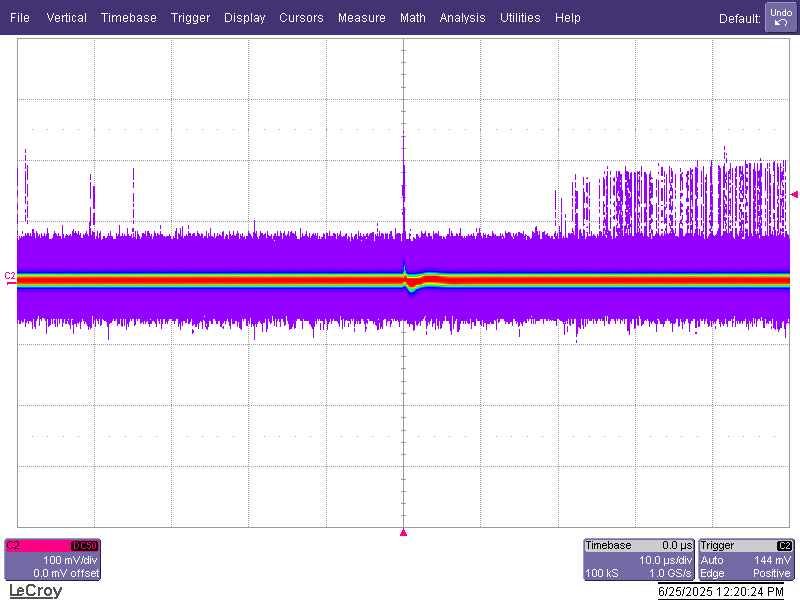
#> input picture mir_paper/data/reset_dynamics/scope_trace.tif, 800 x 600 px
$ jupyter execute --allow-errors scope_trace.ipynb
#> lines starting #> are read from the running program, lines starting #| are printed output that depends on the picture
[cell 1]
import pandas as pd
import matplotlib.pyplot as plt
import io
import numpy as np
import re
from dataclasses import dataclass
from typing import Optional, Tuple
from numpy.typing import NDArray
from matplotlib.figure import Figure
from matplotlib.axes import Axes
from snsphd.viz import phd_style
from snsphd.layout import bisect

#> (the rest of this cell did not finish here and is left out)

[cell 2]
@dataclass
class ScopeTraceData:
    """Data structure for scope trace information"""
    filename: str
    time_data: NDArray[np.float64]
    amplitude_data: NDArray[np.float64]
    crop_left: Optional[float] = None
    crop_right: Optional[float] = None

    # [23 lines left out: function get_cropped_data, not called in this run]

def load_scope_trace(filepath: str,
                    crop_left: Optional[float] = None,
                    crop_right: Optional[float] = None) -> ScopeTraceData:
    """
    Load scope trace data from LeCroy oscilloscope format file.

    Args:
        filepath: Path to the scope trace file
        crop_left: Optional duration to crop from the start of the time array (in seconds)
        crop_right: Optional duration to crop from the end of the time array (in seconds)

    Returns:
        ScopeTraceData object containing parsed data
    """
    with open(filepath, 'r') as f:
        lines = f.readlines()

    # Find data start (after "Time,Ampl" header)
    data_start_idx = None
    for i, line in enumerate(lines):
        if line.strip() == "Time,Ampl":
            data_start_idx = i + 1
            break

    if data_start_idx is None:
        raise ValueError("Could not find data section in file")

    # Parse time and amplitude data
    time_data = []
    amplitude_data = []

    for line in lines[data_start_idx:]:
        line = line.strip()
        if line and ',' in line:
            parts = line.split(',')
            if len(parts) >= 2:
                try:
                    # Ignore any trailing metadata columns after Time,Ampl.
                    time_val = float(parts[0])
                    amp_val = float(parts[1])
                    time_data.append(time_val)
                    amplitude_data.append(amp_val)
                except ValueError:
                    # Skip lines that can't be parsed as numbers
                    continue

    return ScopeTraceData(
        filename=filepath.split('/')[-1],
        time_data=np.array(time_data),
        amplitude_data=np.array(amplitude_data),
        crop_left=crop_left,
        crop_right=crop_right
    )

# [61 lines left out: function plot_scope_trace, not called in this run]

def display_scope_trace(filepath: str,
                       crop_left: Optional[float] = None,
                       crop_right: Optional[float] = None,
                       time_window: Optional[Tuple[float, float]] = None,
                       figsize: Tuple[int, int] = (12, 6),
                       ax: Optional[Axes] = None,
                       show_plot: bool = True,
                       use_cropped_data: bool = True) -> ScopeTraceData:
    """
    Convenience function to load and display scope trace data.

    Args:
        filepath: Path to the scope trace file
        crop_left: Optional duration to crop from the start of the time array (in seconds)
        crop_right: Optional duration to crop from the end of the time array (in seconds)
        time_window: Optional tuple of (start_time, end_time) for zooming
        figsize: Figure size as (width, height)
        ax: Optional axes to plot on. If None, creates new figure and axes.
        show_plot: Whether to call plt.show(). Set to False when plotting on existing axes.
        use_cropped_data: Whether to use the cropped data for plotting

    Returns:
        ScopeTraceData object with loaded data
    """
    # Load the data
    trace_data = load_scope_trace(filepath, crop_left, crop_right)

    # Get data for statistics (use full data for stats)
    time_data = trace_data.time_data
    amplitude_data = trace_data.amplitude_data

    # Display statistics
    print(f"Loaded scope trace: {trace_data.filename}")
    print(f"Data points: {len(time_data)}")
    print(f"Time range: {time_data.min():.2e} to {time_data.max():.2e} seconds")
    print(f"Amplitude range: {amplitude_data.min():.6f} to {amplitude_data.max():.6f} V")
    print(f"Amplitude RMS: {np.sqrt(np.mean(amplitude_data**2)):.6f} V")

    # Show cropping info if applicable
    if crop_left is not None or crop_right is not None:
        cropped_time, cropped_amp = trace_data.get_cropped_data()
        print(f"Cropped data points: {len(cropped_time)}")
        print(f"Cropped time range: {cropped_time.min():.2e} to {cropped_time.max():.2e} seconds")

    # Plot the data
    fig, ax = plot_scope_trace(trace_data, time_window, figsize, ax, use_cropped_data)

    if show_plot:
        plt.show()

    return trace_data

[cell 3]
# Example usage - load and display the scope trace data
filepath = "/Users/andrew/Documents/PROGRAM_LOCAL/mid_ir_pcr_analysis/data/reset_dynamics/C2_015V_Newamps_80nmDev3_balun00001.txt"

# Load and display the full trace
#> (the rest of this cell did not finish here and is left out)

[cell 4]
from PIL import Image
import os

# [20 lines left out: function plot_top_panel, not called in this run]

def plot_bottom_panel(ax_bottom: Axes, ax_bottom_secondary: Axes) -> None:
    """
    Plot the background image and histogram data on the bottom panel.

    Args:
        ax_bottom: matplotlib axes object for the bottom panel (primary y-axis)
        ax_bottom_secondary: matplotlib axes object for the secondary y-axis
    """
    # Set up the primary axis limits and background
    ax_bottom.set_ylim(-100, 250)
    ax_bottom.set_xlim(-4.3, 50)

    # Load and add background image
    filepath = "../data/reset_dynamics/C2_015V_Newamps_80nmDev3_balun00002.txt"
    image_path = os.path.join(os.path.dirname(filepath), "scope_trace.tif")

    def add_image_background(
        ax: Axes,
        image_path: str,
        crop_left: int = 0,
        crop_right: int = 0,
        crop_top: int = 0,
        crop_bottom: int = 0,
        alpha: float = 0.3,
    ):
        """Add a cropped image as background to the plot."""
#> called with image_path = '../data/reset_dynamics/scope_trace.tif', crop_left = 370, crop_right = 10, crop_top = 129, crop_bottom = 255, alpha = 0.3
        if os.path.exists(image_path):
            img = Image.open(image_path)
#> img is the input picture: PIL image 800x600 RGB; mean R, G, B 222.4, 201.1, 238.2
            width, height = img.size
#> width = 800; height = 600

            # Apply cropping
            left = crop_left
            top = crop_top
            right = width - crop_right
#> right = 790
            bottom = height - crop_bottom
#> bottom = 345

            img_cropped = img.crop((left, top, right, bottom))
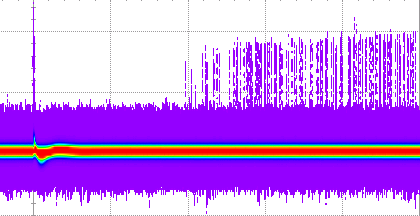
#> img_cropped: PIL image 420x216 RGB; mean R, G, B 201.5, 140.2, 240.2

            # Get current axis limits
            xlim = ax.get_xlim()
            ylim = ax.get_ylim()

            # Display the image as background
            ax.imshow(img_cropped, extent=[xlim[0], xlim[1], ylim[0], ylim[1]],
                     aspect='auto', alpha=alpha, zorder=0)

            # Restore the axis limits
            ax.set_xlim(xlim)
            ax.set_ylim(ylim)
        else:
            print(f"Image not found: {image_path}")

    # Add background image with cropping
    add_image_background(ax_bottom, image_path,
                        crop_left=370, crop_right=10, crop_top=129, crop_bottom=255, alpha=0.3)

    # Load and combine histogram data
    with open("../data/reset_dynamics/hist_data_test_600sec_1.66thermal.json") as f:
        hist_data = pd.read_json(f)
        x = np.array(hist_data["x_axis_ps"])/1e6  # Convert picoseconds to microseconds
        y = np.array(hist_data["histogram_counts"])

    with open("../data/reset_dynamics/hist_data_test_600sec_1.66thermal_2.json") as f:
        hist_data = pd.read_json(f)
        y = y + np.array(hist_data["histogram_counts"])

    # Plot histogram data on secondary y-axis
    crop = 250
    ax_bottom_secondary.plot(
        x[crop:], y[crop:], color=colors["black"], linewidth=2, zorder=10, alpha=0.8
    )

    # Style the secondary y-axis
    ax_bottom_secondary.set_ylabel("Histogram Counts", color=colors["black"], fontsize=12)
    ax_bottom_secondary.tick_params(axis="y", labelcolor=colors["black"])
    ax_bottom_secondary.set_xlim(-4.3, 50)
    ax_bottom_secondary.set_ylim(0, 100)

    # Style the spines
    ax_bottom_secondary.spines['right'].set_visible(True)
    ax_bottom_secondary.spines['right'].set_color(colors['black'])
    ax_bottom_secondary.spines['left'].set_visible(False)
    ax_bottom_secondary.tick_params(axis="y", colors=colors["black"])

    # Style the primary y-axis
    ax_bottom.spines["left"].set_visible(True)
    ax_bottom.spines['left'].set_color(colors['dark_purple'])
    ax_bottom.tick_params(axis="y", colors=colors["dark_purple"])
    ax_bottom.set_ylabel("Amplitude (mV)", color=colors["dark_purple"], fontsize=12)
    ax_bottom.set_xlabel("Time (μs)", fontsize=12)


# Create the figure and axes
fig = plt.figure(figsize=(8, 6))
#> (the rest of this cell did not finish here and is left out)
